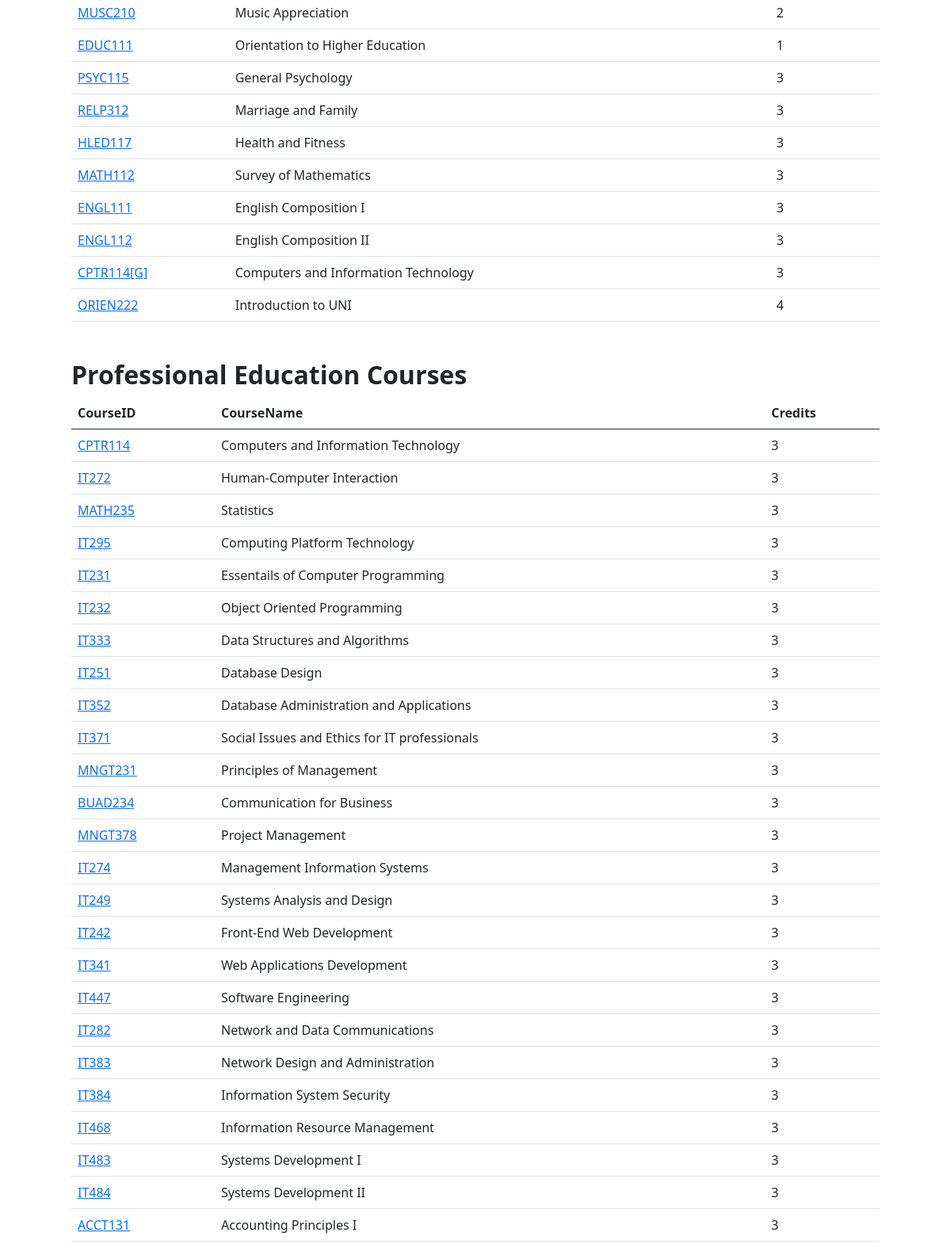
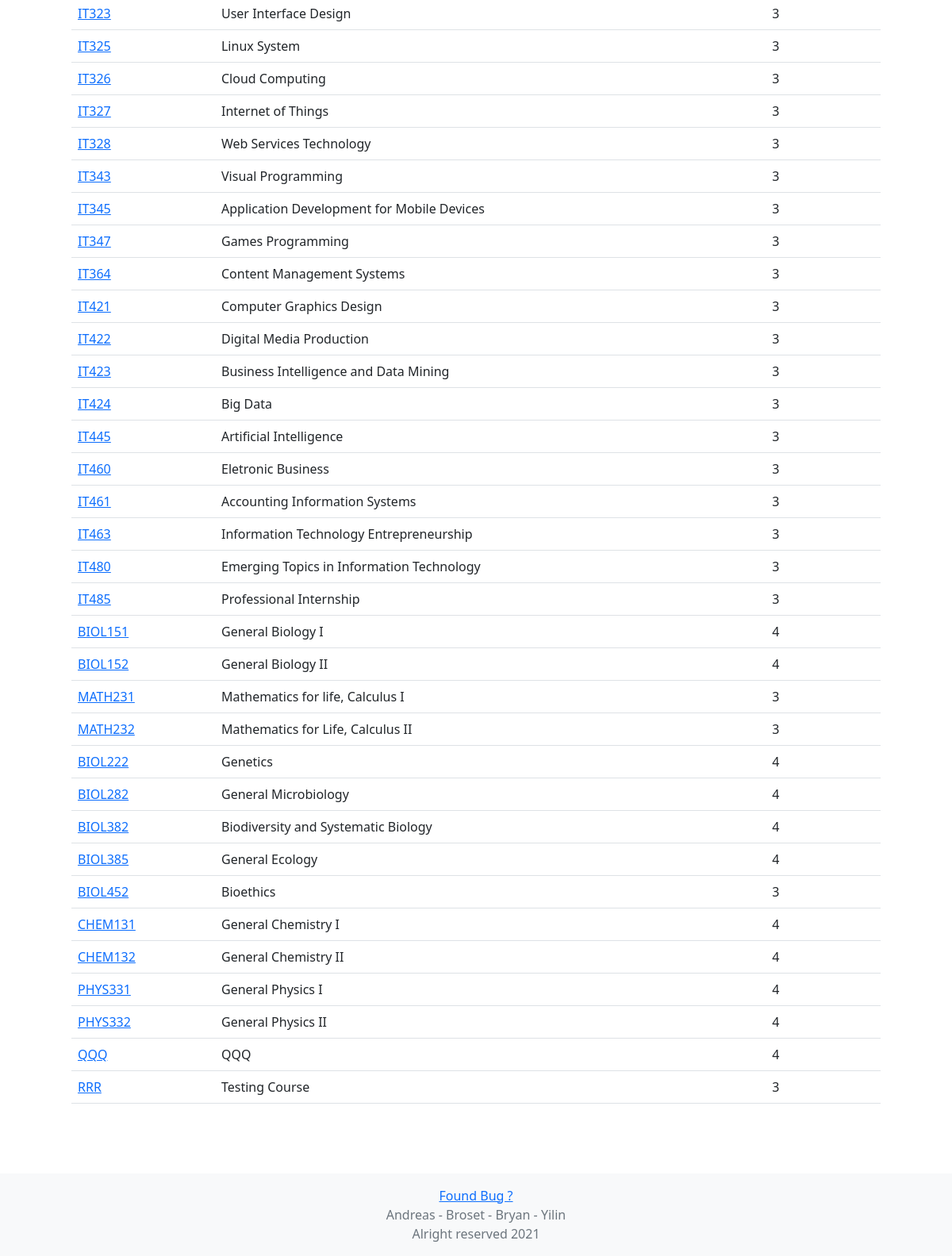
The page /ssapp/admin/course (signed in, lower part) on the database as committed earlier (2 pictures, top to bottom).
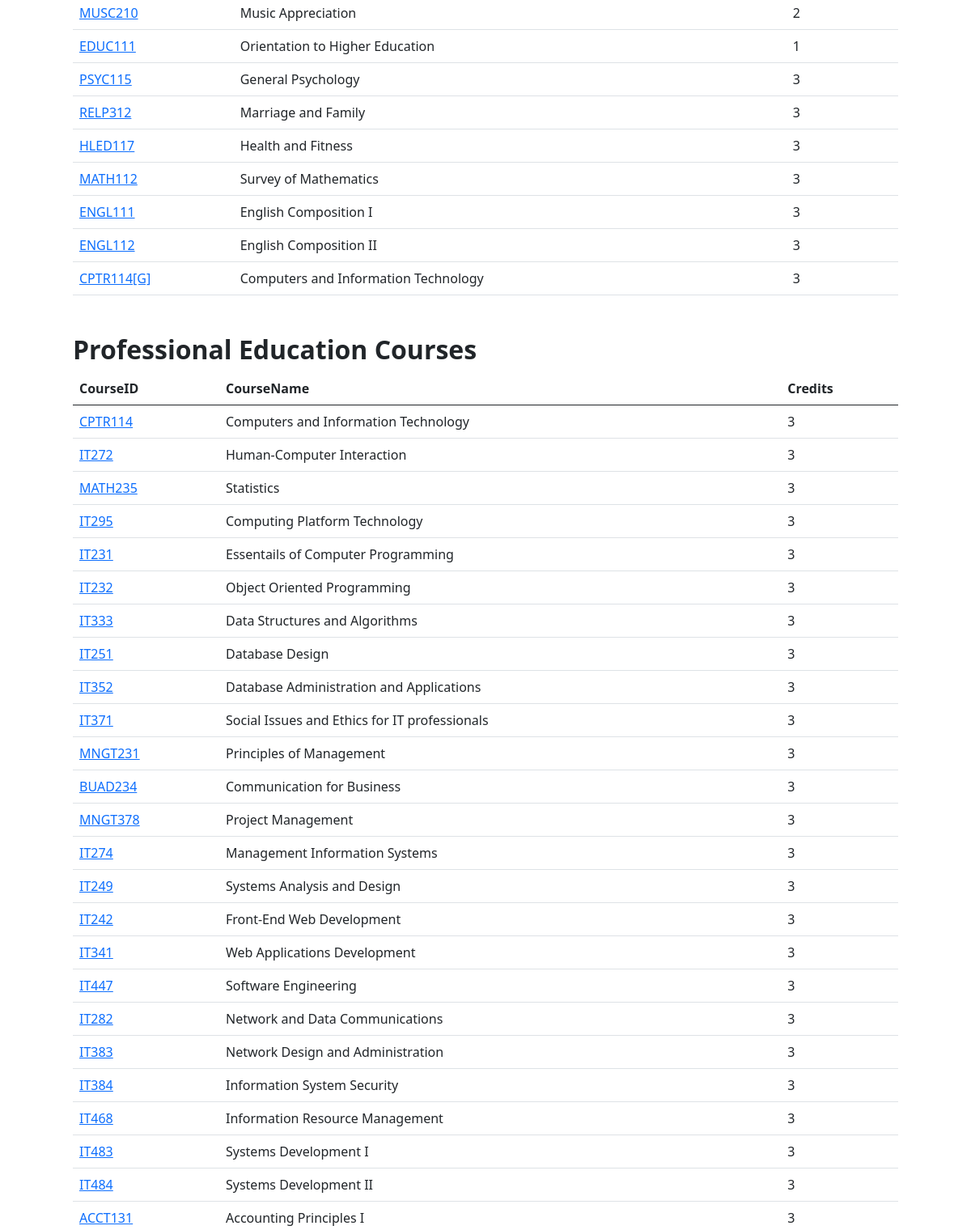
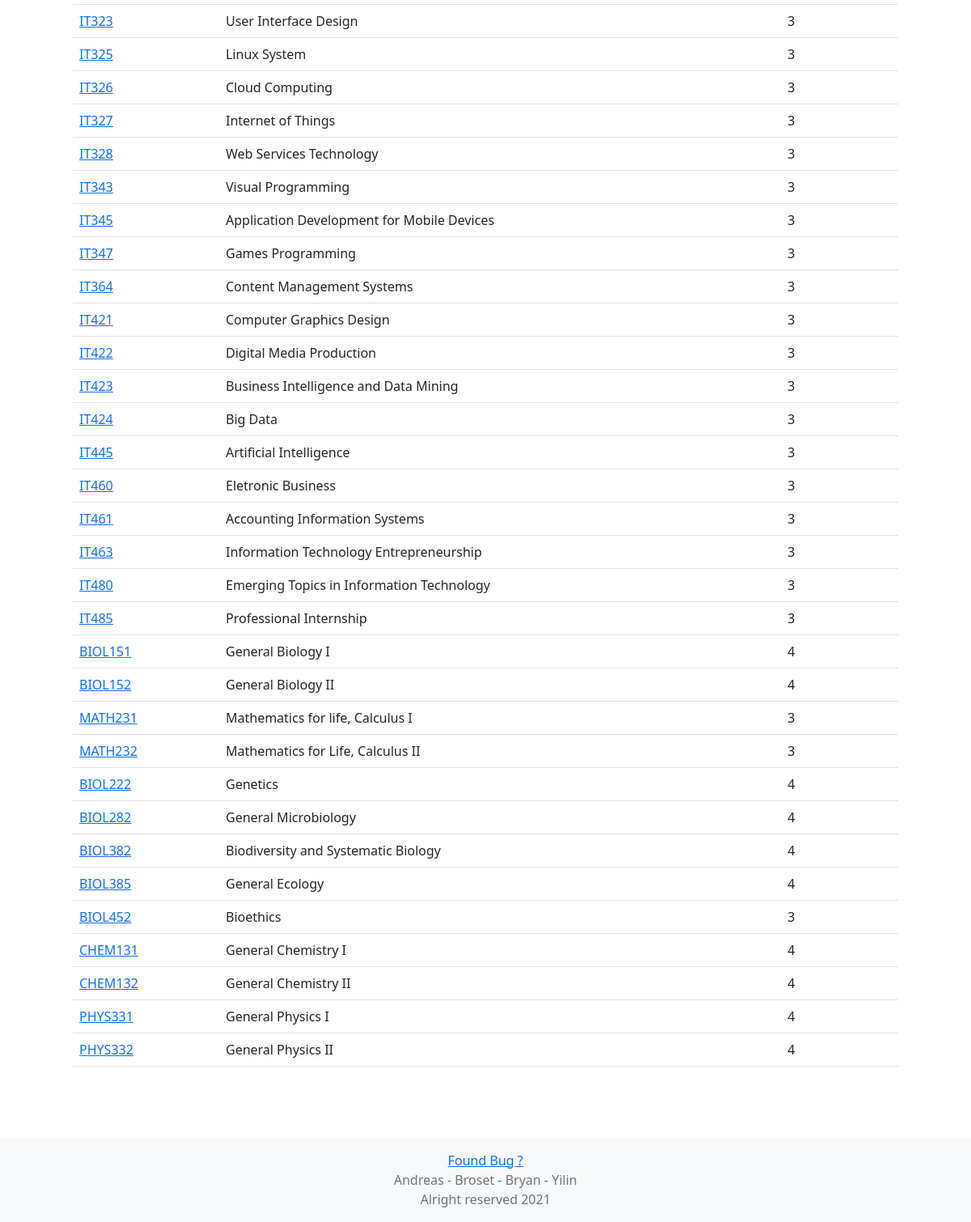
The same page on the database as committed later (2 pictures, top to bottom).
### ssapp/models.py (models this page shows, shortened)
class Course(models.Model):
    id =  models.CharField(max_length=10, primary_key=True)
    name =  models.CharField(max_length=50)
    credits = models.PositiveSmallIntegerField(default=3)
    category = models.CharField(
        choices = [
            ("General Education Courses", "General Education Courses"),
            ("Professional Courses", "Professional Courses"),
        ], max_length=30, default="Professional Courses"
    )
    faculty = models.ManyToManyField('Faculty', blank=True, related_name="courses")

### ssapp/views.py (the view, shortened to what this page needs)
# urls.py: path('ssapp/admin/course', views.AdminCourse.as_view(), name="admin_course"),
class AdminCourse(LoginRequiredMixin, generic.CreateView):
    template_name = 'ssapp/admin/course.html'
    login_url = '/accounts/login'
    form_class = CourseForm
    def get(self, *args, **kwargs):
        if self.request.user.username != "admin":
            messages.warning(self.request, "You do not have admin capability")
            return redirect('ssapp:dashboard')
        form = self.form_class()
        context = {"all_courses": Course.objects.all(), "form": form}
        return render(self.request, self.template_name, context)

### ssapp/models.py (called while the page is built)
    def __str__(self):
        return "{}".format(self.name)

### ssapp/templates/ssapp/admin/course.html (shortened to what this page needs)
{% extends 'ssapp/base.html' %}
{% load static %}
{% block body %}
    <div class="p-5">
        <table class="table" id="ge_table">
            <tbody>
            {% for course in all_courses %}
                {% if course.category == "General Education Courses" %}
                    <tr>
                        <td><a href="{% url 'ssapp:admin_class' course.id %}">{{ course.id }}</a></td>
                        <td>{{ course.name }}</td>
                        <td>{{ course.credits }}</td>
                    </tr>
                {% endif %}
            {% endfor %}
            </tbody>
        </table>
        <h2 class="display-7 fw-bold mt-5">Professional Education Courses</h2>
        <table class="table" id="pro_table">
            <thead>
            <tr>
                <th>CourseID</th>
                <th>CourseName</th>
                <th>Credits</th>
            </tr>
            </thead>
            <tbody>
            {% for course in all_courses %}
                {% if course.category == "Professional Courses" %}
                    <tr>
                        <td><a href={% url 'ssapp:admin_class' course.id %}>{{ course.id }}</a></td>
                        <td>{{ course.name }}</td>
                        <td>{{ course.credits }}</td>
                    </tr>
                {% endif %}
            {% endfor %}
            </tbody>
        </table>
    </div>
{% endblock %}

Rows that differ between the two databases and show on the page:
removed Course: id "ORIEN222", name "Introduction to UNI", credits "4"
removed Course: id "QQQ", name "QQQ", credits "4", shown under "Professional Education Courses"
removed Course: id "RRR", name "Testing Course", credits "3", shown under "Professional Education Courses"
